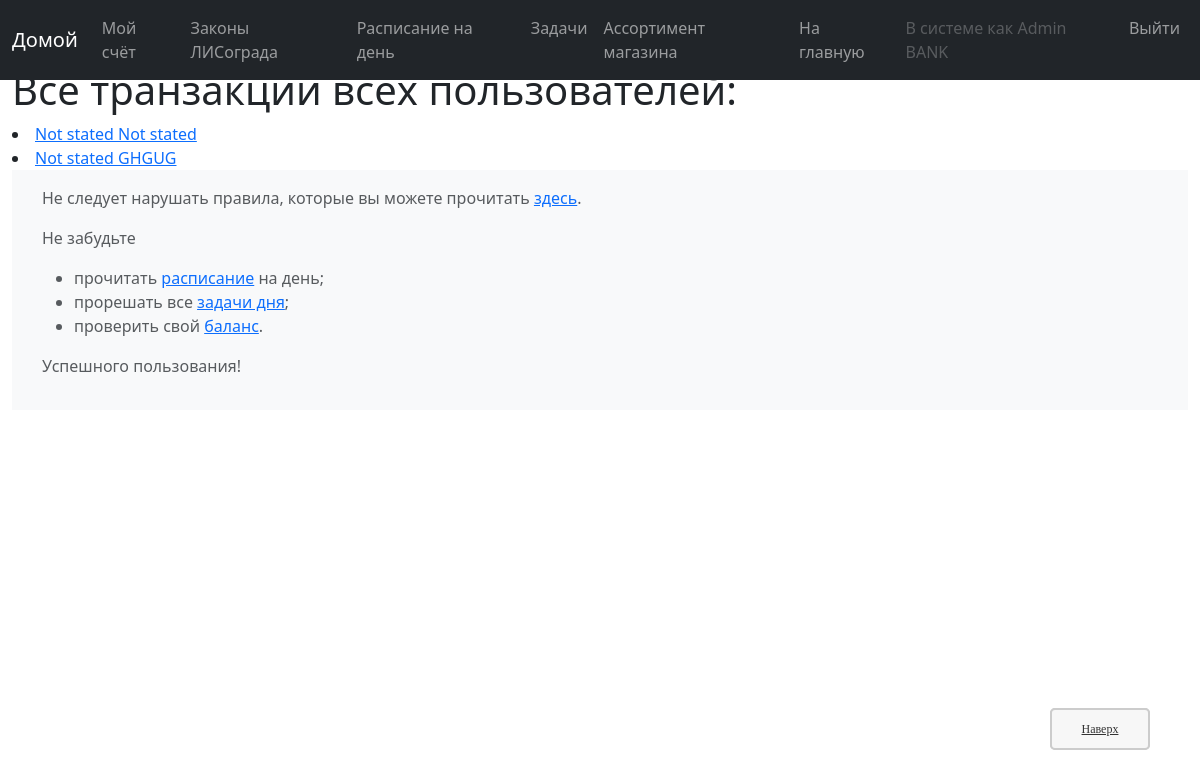
Page /bank/accounts/ (signed in) on the earlier database version.
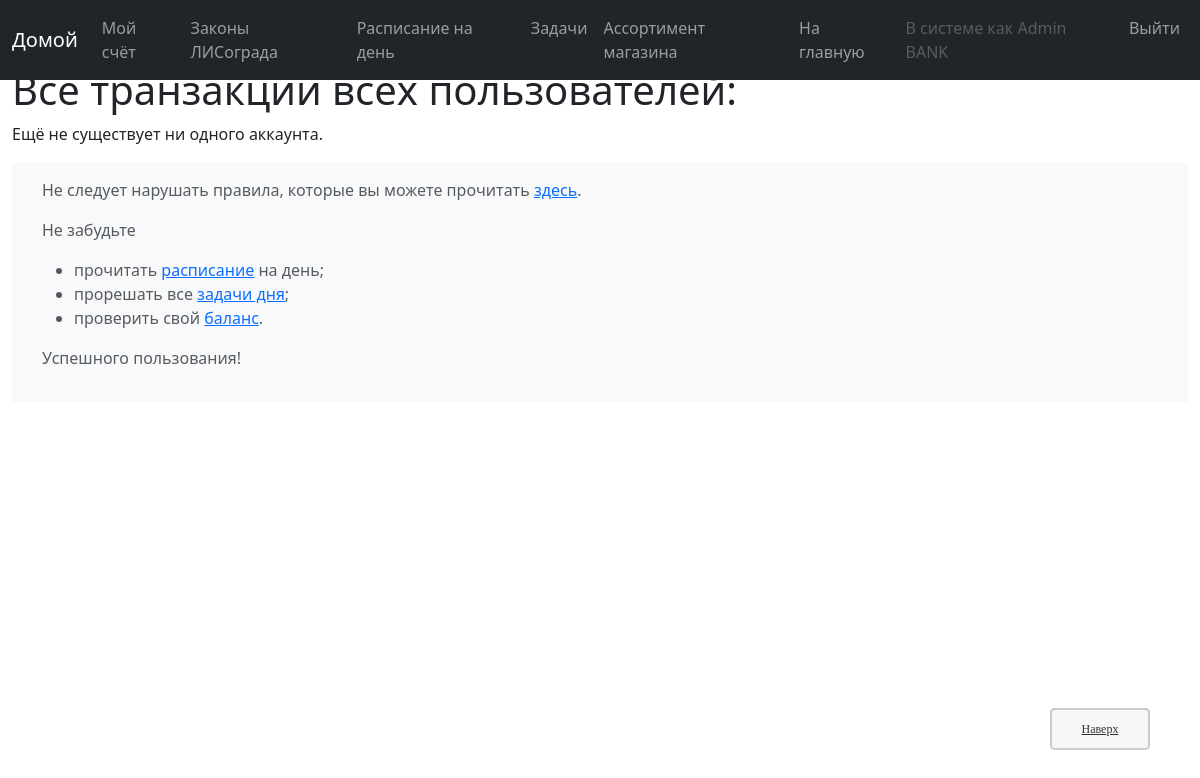
Same page on the later database version.
### bank/models.py (models this page shows, shortened)
class account(models.Model):
    user = models.OneToOneField(User, on_delete=models.CASCADE, verbose_name=gc('account, fields, user, verbose_name'))
    balance = models.FloatField(default=0, verbose_name=gc('account, fields, balance, verbose_name'))
    id = models.UUIDField(primary_key=True, default=uuid.uuid4, help_text=gc('account, fields, id, help_text'))#, editable=False)
    first_name = models.CharField(max_length=40, default=gc('account, fields, first_name, default'),
                                  verbose_name=gc('account, fields, first_name, verbose_name'))   #   Имя
    middle_name = models.CharField(max_length=40, default=gc('account, fields, middle_name, default'),
                                   verbose_name=gc('account, fields, middle_name, verbose_name')) #   Отчество
    last_name = models.CharField(max_length=40, default=gc('account, fields, last_name, default'),
                                 verbose_name=gc('account, fields, last_name, verbose_name'))     #   Фамилия
    user_group = models.CharField(max_length=40, choices=EXISTING_GROUPS, default='None',
                                  help_text=gc('account, fields, user_group, help_text'),
                                  verbose_name=gc('account, fields, user_group, verbose_name'))
    party = models.IntegerField(default=0, verbose_name=gc('account, fields, party, verbose_name'))
    theme_self = models.CharField(max_length=50, choices=EXISTING_THEMES, default='default',
                                  help_text=gc('account, fields, theme_self, help_text'),
                                  verbose_name=gc('account, fields, theme_self, verbose_name'))
    account_status = models.CharField(max_length=100, default='', blank=True,
                                      verbose_name=gc('account, fields, account_status, verbose_name'))
    class Meta:
        ordering = ["party", "last_name"]
        permissions = PERMISSIONS
    def get_absolute_url(self):
        return reverse('account-detail', args=[str(self.id)])
    def short_name(self) -> str:
        return f'{self.last_name} {self.first_name}'

### bank/views/view_info.py (the view)
@permission_required('bank.staff_')
def all_accounts_list_view(request):
    acc_all = account.objects.exclude(party=0).order_by('party', 'last_name') #.filter(name=self.request.user.account.balance)
    paginator1 = Paginator(acc_all, 25)
    page1 = request.GET.get('page1')
    try:
        items1 = paginator1.page(page1)
    except PageNotAnInteger:
        items1 = paginator1.page(1)
    except EmptyPage:
        items1 = paginator1.page(paginator1.num_pages)
    return render(
        request,
        'bank/info_view/balances.html',
        context={
            'object_list': items1,
        }
    )

### templates/bank/info_view/balances.html
{% extends "bank/base_generic.html" %}
{% block content %}
    <h1>Все транзакции всех пользователей:</h1>
    {% if object_list %}
    <ui>
        {% for element in object_list %}
        <li>
            <a href="{{ element.get_absolute_url }}">{{ element.short_name }}</a>
        </li>
        {% endfor %}
    </ui>
    {% else %}
      <p>Ещё не существует ни одного аккаунта.</p>
    {% endif %}
    <a href="#top" title="В начало" tabindex="-1" class="topbutton">Наверх</a>
{% endblock %}

Differences in the rows shown:
removed account: short_name "Not stated Not stated"
removed account: short_name "Not stated GHGUG"
Other differences:
text now shown: "Ещё не существует ни одного аккаунта."
